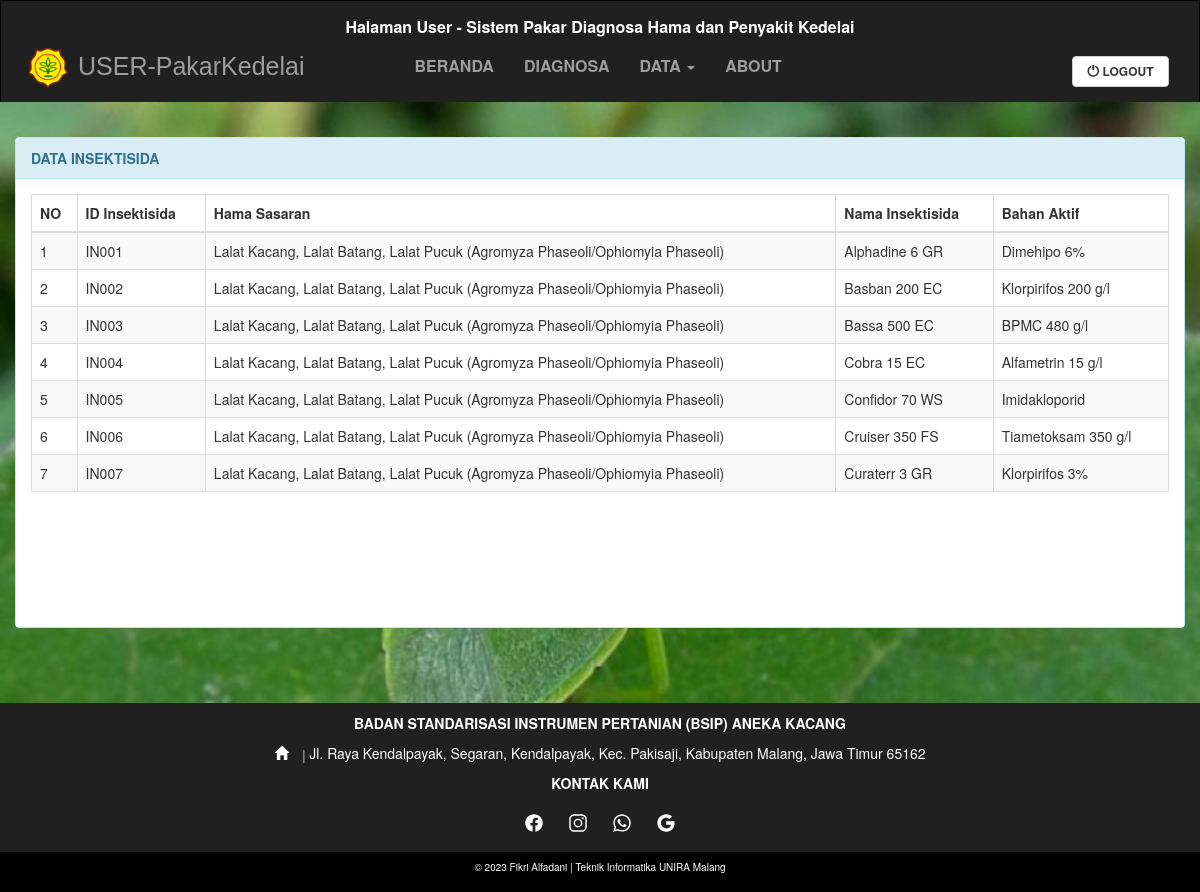
Page /users/uinsektisida.php (signed in) on the committed database.
### tables this page shows
CREATE TABLE `insektisida` (
  `idinsektisida` varchar(10) NOT NULL,
  `hamasasaran` varchar(1000) NOT NULL,
  `namainsektisida` varchar(50) NOT NULL,
  `bahanaktif` varchar(50) NOT NULL
);

### users/uinsektisida.php (the view, shortened to what this page needs)
<?php
include('../config/koneksi.php');
?>
<!DOCTYPE html>
<html lang="en">
  <head>
    <link rel="stylesheet" href="https://maxcdn.bootstrapcdn.com/bootstrap/3.3.7/css/bootstrap.min.css">
    <link rel="stylesheet" href="../css/custom.css">
  </head>
  <body>
    <nav class="navbar navbar-inverse">
      <?php include "navuser.php"; ?>
    </nav>
    <div class="container-fluid text-center">
      <div class="row content">
        <div class="col-sm-12 text-left">
          <div class="panel panel-info">
            <div class="panel-heading">DATA INSEKTISIDA</div>
            <div class="panel-body">
              <div class="box-body table-responsive">
                <table id="example1" class="table table-bordered table-striped">
                  <thead>
                    <tr>
                      <th>NO</th>
                      <th>ID Insektisida</th>
                      <th>Hama Sasaran</th>
                      <th>Nama Insektisida</th>
                      <th>Bahan Aktif</th>
                    </tr>
                  </thead>
                  <?php
                  $query = mysqli_query($konek_db, 'SELECT * FROM insektisida');
                  $no = 1;
                  while ($data = mysqli_fetch_array($query)) {
                    ?>
                    <tr>
                      <td><?php echo $no++ ?></td>
                      <td><?php echo $data['idinsektisida'] ?></td>
                      <td><?php echo $data['hamasasaran'] ?></td>
                      <td><?php echo $data['namainsektisida'] ?></td>
                      <td><?php echo $data['bahanaktif'] ?></td>
                    </tr>
                    <?php } ?>
                </table><br><br><br><br><br>
              </div>
            </div>
          </div>
        </div>
      </div>
    </div>
    <?php include "../footer.php"; ?>
  </body>
</html>

### css/custom.css (style rules this page uses)
.panel.panel-info { font-size: 14px; }
.panel-heading { font-weight: bold; }
.navbar { background: rgb(32, 32, 32); border-bottom: 0; border-radius: 10px; margin-bottom: 0; border-radius: 0; height: auto; }
.row.content { background-image: url(../img/bg.jpg); background-size: cover; position: relative; padding-top: 35px; padding-bottom: 55px; }

### rows in the picture
insektisida: idinsektisida "IN001", hamasasaran "Lalat Kacang, Lalat Batang, Lalat Pucuk (Agromyza Phaseoli/Ophiomyia Phaseoli)", namainsektisida "Alphadine 6 GR", bahanaktif "Dimehipo 6%"
insektisida: idinsektisida "IN002", hamasasaran "Lalat Kacang, Lalat Batang, Lalat Pucuk (Agromyza Phaseoli/Ophiomyia Phaseoli)", namainsektisida "Basban 200 EC", bahanaktif "Klorpirifos 200 g/l"
insektisida: idinsektisida "IN003", hamasasaran "Lalat Kacang, Lalat Batang, Lalat Pucuk (Agromyza Phaseoli/Ophiomyia Phaseoli)", namainsektisida "Bassa 500 EC", bahanaktif "BPMC 480 g/l"
insektisida: idinsektisida "IN004", hamasasaran "Lalat Kacang, Lalat Batang, Lalat Pucuk (Agromyza Phaseoli/Ophiomyia Phaseoli)", namainsektisida "Cobra 15 EC", bahanaktif "Alfametrin 15 g/l"
insektisida: idinsektisida "IN005", hamasasaran "Lalat Kacang, Lalat Batang, Lalat Pucuk (Agromyza Phaseoli/Ophiomyia Phaseoli)", namainsektisida "Confidor 70 WS", bahanaktif "Imidakloporid"
insektisida: idinsektisida "IN006", hamasasaran "Lalat Kacang, Lalat Batang, Lalat Pucuk (Agromyza Phaseoli/Ophiomyia Phaseoli)", namainsektisida "Cruiser 350 FS", bahanaktif "Tiametoksam 350 g/l"
insektisida: idinsektisida "IN007", hamasasaran "Lalat Kacang, Lalat Batang, Lalat Pucuk (Agromyza Phaseoli/Ophiomyia Phaseoli)", namainsektisida "Curaterr 3 GR", bahanaktif "Klorpirifos 3%"
